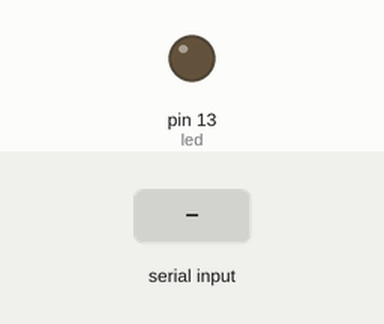
Bench run of a sketch on a simulated Arduino Uno, built with avr-gcc and run on an emulated ATmega328P. On the bench: output pins drawn as LEDs (lit = HIGH). Inputs (shaded band) come from the test bench.

Above: at 1.2 s.
1.3 s: "1" received over Serial
At 1.9 s:
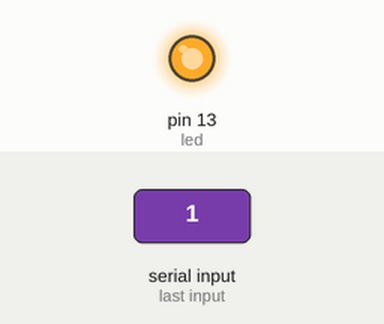
2.8 s: "0" received over Serial
At 3.1 s:
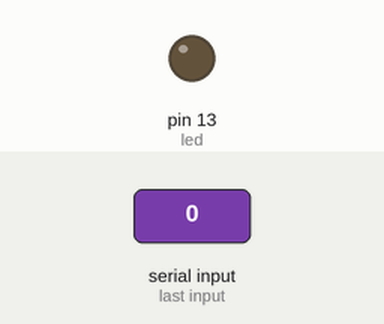
Timing chart, 0 to 5.8 s (numbered marks = the images above; inputs shaded):
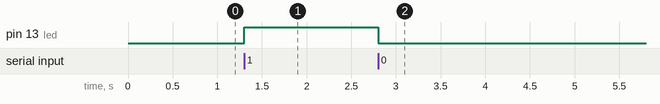

Measured:
- after the input at 1.3 s, pin 13 (led): LOW → HIGH at once
- after the input at 2.8 s, pin 13 (led): HIGH → LOW at once

The sketch:

led_keyboard.ino
```cpp
int led = 13; //led pin 13
int state = 0;
void setup() {
 Serial.begin(9600);
 pinMode(led,OUTPUT);
}

void loop() {
  if (Serial.available()>0)
  {
    state = Serial.read();
     if(state == 49)
        digitalWrite(led,HIGH);
     else if(state == 48)
        digitalWrite(led,LOW);
  }

}
```
